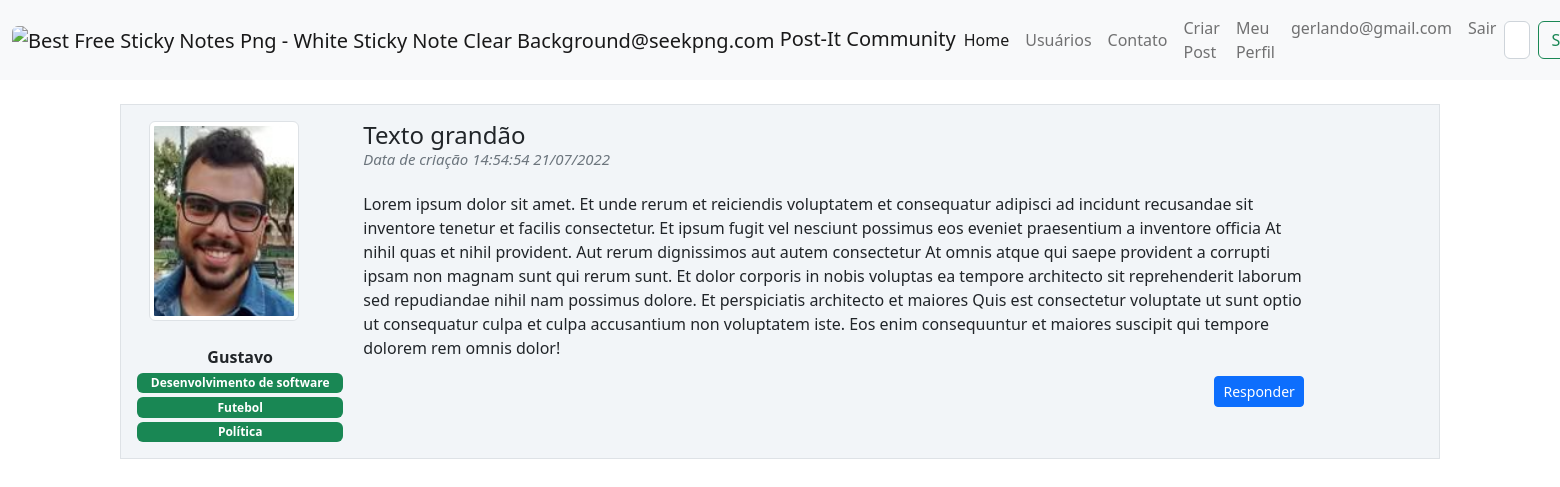
/post/1 (signed in), run on the app's committed database.
### post_it/models.py (models this page shows)
class Usuario(database.Model, UserMixin):
    id = database.Column(database.Integer, primary_key=True)
    username = database.Column(database.String, nullable=False)
    senha = database.Column(database.String, nullable=False)
    email = database.Column(database.String, nullable=False, unique=True)
    foto_perfil = database.Column(database.String, default='default.png')
    posts = database.relationship('Post', backref='author', lazy=True)
    interesses = database.Column(database.String, nullable=False, default='Não informado')

class Post(database.Model):
    id = database.Column(database.Integer, primary_key=True)
    titulo = database.Column(database.String, nullable=False)
    corpo = database.Column(database.Text, nullable=False)
    data_criacao = database.Column(database.DateTime, nullable=False, default=datetime.utcnow())
    id_usuario = database.Column(database.Integer, database.ForeignKey('usuario.id'), nullable=False)
    resposta = database.relationship('Resposta', backref='post', lazy=True)

### post_it/routes.py (the view)
@login_required
@app.route('/post/<post_id>', methods=['GET', 'POST'])
def exibir_post(post_id):
    post = Post.query.get(post_id)
    if current_user == post.author:
        form = True
    else:
        form = None
    return render_template('post.html', post=post, form=form)

### post_it/models.py (called while the page is built)
@login_manager.user_loader
def load_user(id_usuario):
    usuario = Usuario.query.get(int(id_usuario))
    return usuario

### post_it/templates/post.html (shortened to what this page needs)
{% extends 'base.html'%}
{% block body%}
<div class="container">
    <div class = "row border mt-4 p-3 meupost">
        <div class = "col col-2 text-center">
            <div class="image pe-2">
               <img src="{{ url_for('static', filename='fotos_perfil/{}'.format(post.author.foto_perfil))}}" alt="{{ url_for('static', filename='fotos_perfil/{}'.format('default.png'))}}" class="box-foto-post img-thumbnail rounded"  >
                <br></b><strong>{{ post.author.username}}</strong><br>
                <div class="row justify-content-center">
                {% for interesse in post.author.interesses.split(';') %}
                    <span class="badge bg-success mt-1">{{ interesse }}</span>
                {% endfor %}
                </div>
            </div>
        </div>
        <div class = "col col-9">
            <h4>{{post.titulo}}
                <small class="text-muted d-flex align-items-start" style="font-size: 15px">
                    <p class="fst-italic">Data de criação {{post.data_criacao.strftime('%H:%M:%S %d/%m/%Y')}}</p>
                </small>
            </h4>
            <p class="justify-content-center">{{ post.corpo }}</p>
            <div class="d-grid gap-2 d-md-flex justify-content-md-end">
                  <a href="{{ url_for('resposta_post', post_id=post.id) }}"><button class="btn btn-primary btn-sm" type="button">Responder</button></a>
            </div>
        </div>
    </div>
</div>
{% endblock%}

### post_it/templates/navbar.html (shortened to what this page needs)
<nav class="navbar navbar-expand-lg bg-light">
  <div class="container-fluid">
    <a class="navbar-brand" href="{{ url_for('home') }}">
      <img class='img-fluid rounded' height="40" width="40"  src="https://www.seekpng.com/png/detail/12-123414_best-free-sticky-notes-png-white-sticky-note.png" alt="Best Free Sticky Notes Png - White Sticky Note Clear Background@seekpng.com">
      Post-It Community</a>
    <div class="collapse navbar-collapse" id="navbarSupportedContent">
      <ul class="navbar-nav me-auto mb-2 mb-lg-0">
        <li class="nav-item">
          <a class="nav-link active" aria-current="page" href="{{ url_for('home') }}">Home</a>
        </li>
        <li class="nav-item">
          <a class="nav-link" href="{{ url_for('users') }}">Usuários</a>
        </li>
        <li class="nav-item">
          <a class="nav-link" href="{{ url_for('contato') }}">Contato</a>
        </li>
      </ul>
      {% if current_user.is_authenticated %}
       <ul class="navbar-nav d-flex">
          <li class="nav-item">
            <a class="nav-link" href="{{ url_for('criar_post')}}">Criar Post</a>
          </li>
         <li class="nav-item">
            <a class="nav-link" href="{{ url_for('perfil')}}">Meu Perfil</a>
          </li>
         <li class="nav-item">
           <a class="nav-link fw-light" >{{ current_user.email }}</a>
         </li>
         <li class="nav-item">
            <a class="nav-link" href="{{ url_for('sair')}}">Sair</a>
          </li>
        </ul>
      {% endif %}
      <form class="d-flex" role="search">
        <input class="form-control me-2" type="search" placeholder="Search" aria-label="Search">
        <button class="btn btn-outline-success" type="submit">Search</button>
      </form>
    </div>
  </div>
</nav>

### post_it/static/main.css (style rules this page uses)
.meupost { background: #f2f5f8 !important; }
.box-foto-post { max-width:100%; width: 150px; height: 200px; object-fit: cover; display: block; }

### data on the page
Usuario: email "gerlando@gmail.com"
Usuario: foto_perfil (picture), author.username "Gustavo"
Post: titulo "Texto grandão", data_criacao "14:54:54 21/07/2022", corpo "Lorem ipsum dolor sit amet. Et unde rerum et reiciendis voluptatem et consequatur adipisci ad incidunt recusandae sit inventore tenetur et facilis consectetur. Et ipsum fugit vel nesciunt possimus eos eveniet praesentium a inventore officia At nihil quas et nihil provident. Aut rerum dignissimos aut autem consectetur At omnis atque qui saepe provident a corrupti ipsam non magnam sunt qui rerum sunt. Et dolor corporis in nobis voluptas ea tempore architecto sit reprehenderit laborum sed repudiandae nihil nam possimus dolore. Et perspiciatis architecto et maiores Quis est consectetur voluptate ut sunt optio ut consequatur culpa et culpa accusantium non voluptatem iste. Eos enim consequuntur…"

### other printed values
{{ interesse }} "Desenvolvimento de software" "Futebol" "Política"
